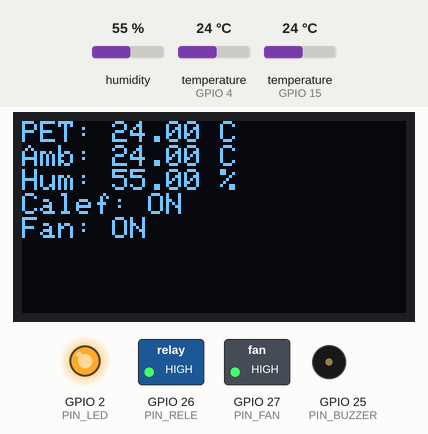
Bench run of a sketch on a simulated ESP32. Parts: 128×64 one-colour display, switched loads named in the sketch (green lamp = pin HIGH), output pins drawn as LEDs (lit = HIGH), buzzer (waves = sounding, pin HIGH). Inputs (shaded band) come from the test bench; at power-on: humidity 55 %, temperature (sensors on GPIO 4, GPIO 15) 24 °C.

Above: at 3.4 s.
3.5 s: humidity set to 32 %
At 7.2 s:
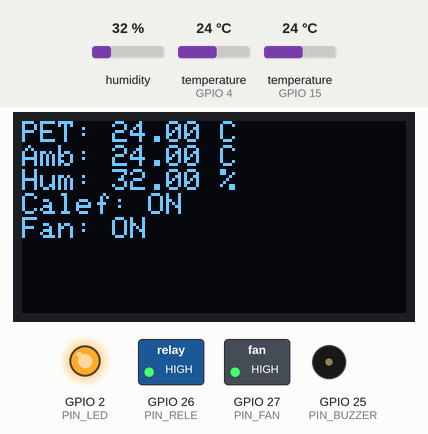
8.4 s: humidity set to 29 %
At 11.1 s:
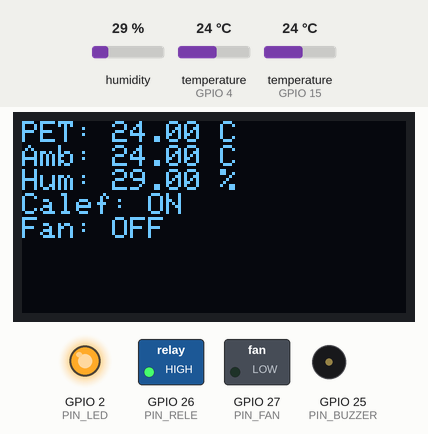
13.3 s: temperature (sensor on GPIO 4) set to 12 °C
At 15.0 s:
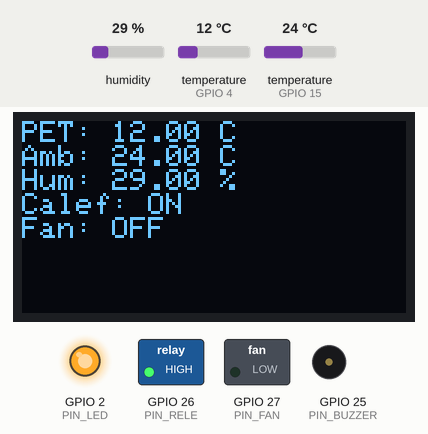
18.2 s: temperature (sensor on GPIO 15) set to 12 °C
At 22.8 s:
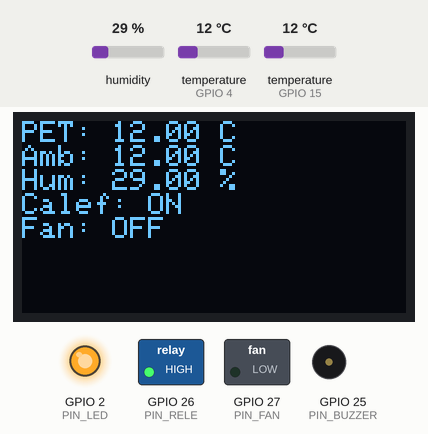
23.3 s: temperature (sensor on GPIO 4) set to 19 °C
28.2 s: temperature (sensor on GPIO 4) set to 28 °C
At 30.6 s:
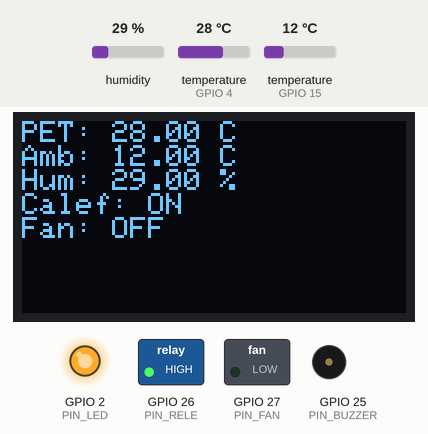
Timing chart, 0 to 32.1 s (numbered marks = the images above; inputs shaded):
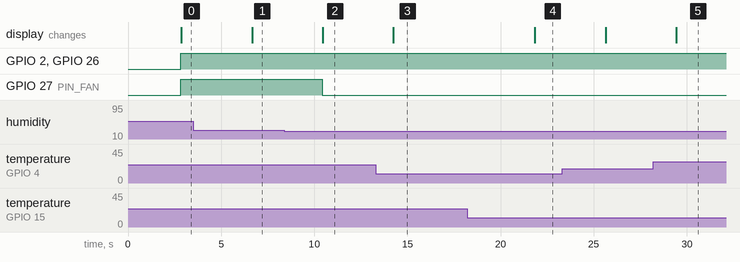

Measured:
- the behaviour switches between 31 and 30 % on humidity (found by bisection; images 1 and 2)
- after the input at 3.5 s, the display: changes after 3.2 s (image 1)
- after the input at 8.4 s, GPIO 27 (PIN_FAN): HIGH → LOW after 2.0 s; the display: changes after 2.1 s (image 2)
- after the input at 13.3 s, the display: changes after 0.95 s (image 3)
- after the input at 18.2 s, the display: changes after 3.6 s (image 4)
- after the input at 28.2 s, the display: changes after 1.2 s (image 5)

The sketch:

secador_filamento_pet_esp32.ino
```cpp
/*
 * PROYECTO: Módulo de secado de filamento PET
 * PLATAFORMA: ESP32
 * LENGUAJE: C++ (Arduino Framework)
 * VISUALIZACIÓN: OLED I2C 128x64 integrada
 */

// -------- LIBRERÍAS --------
#include <Wire.h>
#include <OneWire.h>
#include <DallasTemperature.h>
#include <DHT.h>
#include <Adafruit_GFX.h>
#include <Adafruit_SSD1306.h>

// -------- OLED --------
#define SCREEN_WIDTH 128
#define SCREEN_HEIGHT 64
#define OLED_RESET -1
#define OLED_ADDRESS 0x3C

Adafruit_SSD1306 display(SCREEN_WIDTH, SCREEN_HEIGHT, &Wire, OLED_RESET);

// -------- PINES --------
#define PIN_DS18B20 4
#define PIN_DHT22   15
#define PIN_RELE    26
#define PIN_FAN     27
#define PIN_LED     2
#define PIN_BUZZER  25

// -------- SENSORES --------
#define DHTTYPE DHT22
DHT dht(PIN_DHT22, DHTTYPE);

OneWire oneWire(PIN_DS18B20);
DallasTemperature ds18b20(&oneWire);

// -------- PARÁMETROS --------
float TEMP_MIN = 40.0;
float TEMP_MAX = 60.0;
float HUM_MAX  = 30.0;

// -------- VARIABLES --------
float tempPET;
float tempAmb;
float humedad;

void setup() {
  Serial.begin(115200);

  pinMode(PIN_RELE, OUTPUT);
  pinMode(PIN_FAN, OUTPUT);
  pinMode(PIN_LED, OUTPUT);
  pinMode(PIN_BUZZER, OUTPUT);

  digitalWrite(PIN_RELE, LOW);
  digitalWrite(PIN_FAN, LOW);

  dht.begin();
  ds18b20.begin();

  Wire.begin(21, 22);

  if (!display.begin(SSD1306_SWITCHCAPVCC, OLED_ADDRESS)) {
    while (true);
  }

  display.clearDisplay();
  display.setTextSize(1);
  display.setTextColor(SSD1306_WHITE);
  display.setCursor(0, 0);
  display.println("Secador PET");
  display.println("Iniciando...");
  display.display();

  delay(2000);
}

void loop() {

  // ---- LECTURA DE SENSORES ----
  ds18b20.requestTemperatures();
  tempPET = ds18b20.getTempCByIndex(0);

  tempAmb = dht.readTemperature();
  humedad = dht.readHumidity();

  // ---- CONTROL DE CALEFACCIÓN ----
  if (tempPET < TEMP_MIN) {
    digitalWrite(PIN_RELE, HIGH);
    digitalWrite(PIN_LED, HIGH);
  } else if (tempPET >= TEMP_MAX) {
    digitalWrite(PIN_RELE, LOW);
    alarma();
  }

  // ---- CONTROL DE VENTILACIÓN ----
  if (humedad > HUM_MAX || tempPET > TEMP_MIN) {
    digitalWrite(PIN_FAN, HIGH);
  } else {
    digitalWrite(PIN_FAN, LOW);
  }

  // ---- MONITOREO OLED ----
  display.clearDisplay();
  display.setCursor(0, 0);

  display.print("PET: ");
  display.print(tempPET);
  display.println(" C");

  display.print("Amb: ");
  display.print(tempAmb);
  display.println(" C");

  display.print("Hum: ");
  display.print(humedad);
  display.println(" %");

  display.print("Calef: ");
  display.println(digitalRead(PIN_RELE) ? "ON" : "OFF");

  display.print("Fan: ");
  display.println(digitalRead(PIN_FAN) ? "ON" : "OFF");

  display.display();

  delay(3000);
}

// -------- ALARMA --------
void alarma() {
  for (int i = 0; i < 3; i++) {
    digitalWrite(PIN_BUZZER, HIGH);
    delay(200);
    digitalWrite(PIN_BUZZER, LOW);
    delay(200);
  }
}
```
